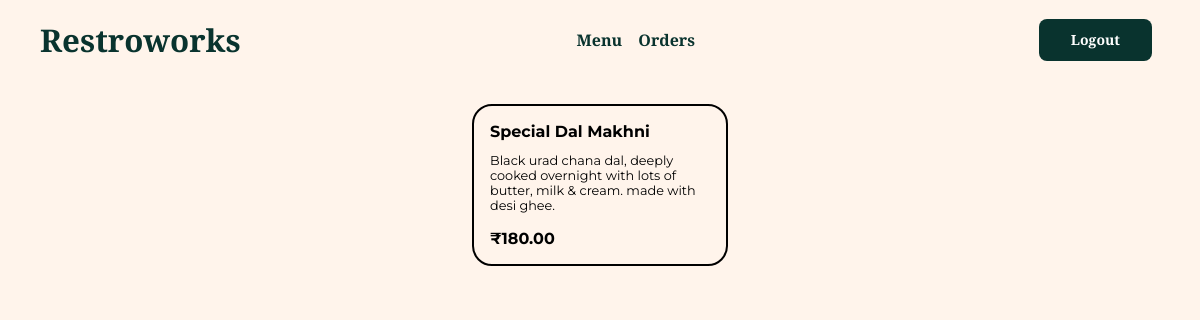
The app's page /menu/view/6/ (signed in) with its own data.
### menu/models.py (models this page shows, shortened)
class MenuItem(models.Model):
    name = models.CharField(max_length=100)
    description = models.TextField(max_length=500)
    image = models.ImageField(
        upload_to="menu/menu_items/",
        validators=[validate_image],
        help_text="Please upload an image with equal height and width.",
        null=True,
        blank=True,
        default="menu/default.png",
    )
    rating = models.FloatField(default=0.0, blank=True)
    price = models.DecimalField(max_digits=10, decimal_places=2)
    created_at = models.DateTimeField(auto_now_add=True)
    updated_at = models.DateTimeField(auto_now=True)  # to track item changes

### menu/views.py (the view)
class MenuItemDetailView(DetailView):
    model = MenuItem
    template_name = "menuitem.html"
    context_object_name = "menu_item"

### menu/templates/menuitem.html (shortened to what this page needs)
{% extends "base.html" %}
{% load static %}
{% block content %}
<div class="grid-content">
    <div class="product-card">
        <div class="product-title"><strong>{{ menu_item.name }}</strong></div>
        <div class="product-desc"><small>{{ menu_item.description }}</small></div>
        <div class="product-price"><strong>₹{{ menu_item.price }}</strong></div>
    </div>
</div>
{% endblock content %}

### static/css/styles.css (style rules this page uses)
* { margin: 0; padding: 0; box-sizing: border-box; }
:root { --text: #09332e; --background: #fff4eb; --primary: #09332e; --secondary: #331702; --accent: #167a6d; --secondary-accent: #7d3804; }
body { font-family: "Montserrat"; font-weight: 400; background-color: var(--background); }
html { font-size: 100%; }
small { font-size: 0.8rem; }
.grid-content { display: flex; flex-wrap: wrap; }
.product-card { border: 2px solid black; width: 16rem; border-radius: 1.25rem; align-items: center; margin: 0.5rem; padding: 1rem; }
.product-title { margin-bottom: 0.75rem; }
.product-desc { margin-bottom: 1rem; display: flex; }

### records on screen
MenuItem: name "Special Dal Makhni", description "Black urad chana dal, deeply cooked overnight with lots of butter, milk & cream. made with desi ghee.", price "180.00"

### other values on screen
{{ title }} "Restroworks"
{{ button_text }} "Logout"
